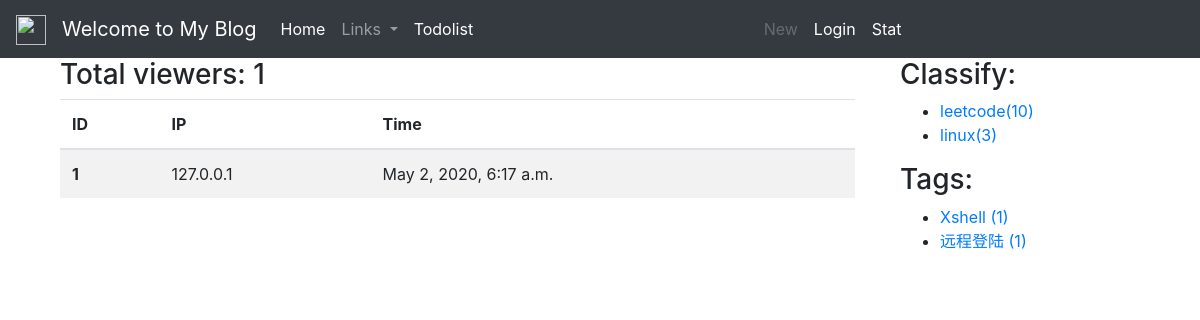
Screenshot of /user_stat/ with the database file from the repository.
### blog/models.py (models this page shows, shortened)
class Website_views(models.Model):
    nid = models.AutoField(primary_key=True)
    views = models.IntegerField()

class view_ip(models.Model):
    nid = models.AutoField(primary_key=True)
    user_ip = models.CharField(max_length=15, null=False)
    create_time = models.DateTimeField(auto_now_add=True)

class BlogClassify(models.Model):
    title = models.CharField(max_length=100, blank=True)
    created = models.DateTimeField(default=timezone.now)

class Tag(models.Model):
    name = models.CharField(max_length=100)

### blog/views.py (the view)
# urls.py: path('user_stat/',views.user_stat,name='user_stat'),
def user_stat(request):
    total_views = Website_views.objects.first()
    user_ip=view_ip.objects.all()
    context={
        'total_views':total_views,
        'user_ips':user_ip,
    }
    return  render(request,'blog/userstat.html',context)

### blog/templatetags/blog_extras.py (called while the page is built)
@register.inclusion_tag('blog/inclusions/_classify.html',takes_context=True)
def show_classify(context):
    classify_list = BlogClassify.objects.annotate(num_posts=Count('blog')).filter(num_posts__gt=0)
    return {
        'classify_list': classify_list,
    }

@register.inclusion_tag('blog/inclusions/_tags.html', takes_context=True)
def show_tags(context):
    tag_list = Tag.objects.annotate(num_posts=Count('blog')).filter(num_posts__gt=0)
    return {
        'tag_list': tag_list,
    }

### templates/blog/userstat.html (shortened to what this page needs)
{% extends "base.html" %}
{% load staticfiles %}
{% block content %}
<div class="container">
    <h3>Total viewers: {{total_views.views}}</h3>
    <table class="table table-striped">
      <thead>
        <tr>
          <th scope="col">ID</th>
          <th scope="col">IP</th>
          <th scope="col">Time</th>
        </tr>
      </thead>
        {% for user_ip in user_ips%}
          <tbody>
            <tr>
              <th scope="row">{{user_ip.nid}}</th>
              <td>{{user_ip.user_ip}}</td>
              <td>{{user_ip.create_time}}</td>
            </tr>
          {% endfor %}
      </tbody>
</table>
</div>
{% endblock content %}

### templates/blog/inclusions/_classify.html
<div class="">
  <h3 class="">Classify:</h3>
  <ul>
    {% for classify in classify_list %}
      <li>
        <a href="{% url 'blog:classify' classify.id %}">{{ classify.title }}<span class="post-count">({{ classify.num_posts }})</span></a>
      </li>
    {% empty %}
      暂无分类！
    {% endfor %}
  </ul>
</div>

### templates/blog/inclusions/_tags.html
<div class="widget widget-tag-cloud">
  <h3 class="widget-title">Tags:</h3>
  <ul>
    {% for tag in tag_list %}
      <li>
        <a href="{% url 'blog:tag' tag.id %}">{{ tag.name }} <span class="post-count">({{ tag.num_posts }})</span></a>
      </li>
    {% empty %}
      暂无标签！
    {% endfor %}
  </ul>
</div>

### rows the page displays
Website_views: views "1"
view_ip: nid "1", user_ip "127.0.0.1", create_time "May 2, 2020, 6:17 a.m."
BlogClassify: title "leetcode", num_posts "10"
BlogClassify: title "linux", num_posts "3"
Tag: name "Xshell", num_posts "1"
Tag: name "远程登陆", num_posts "1"
